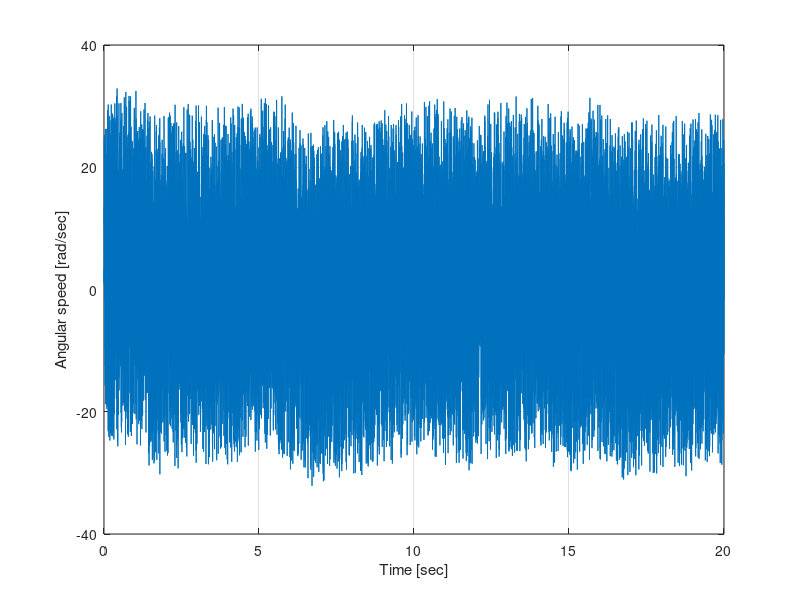
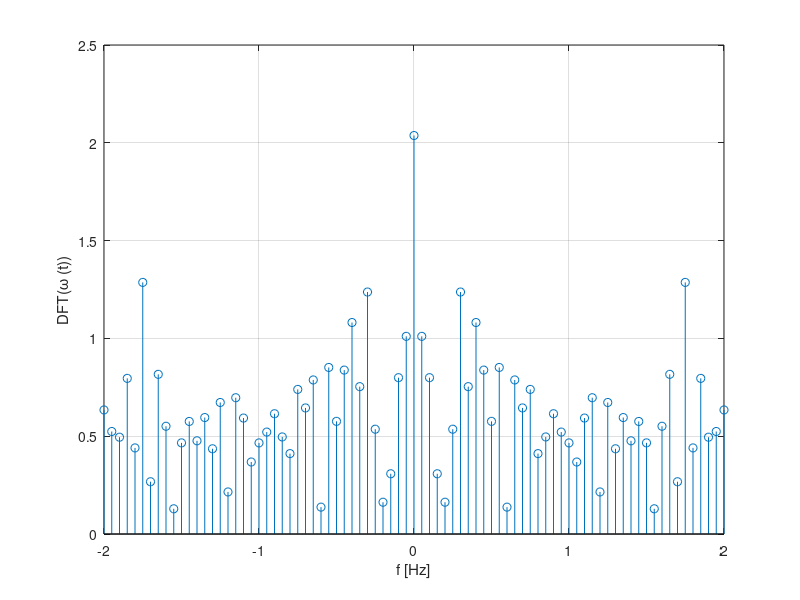

MATLAB code to generate these figures, in order: (Note: this script raises an error after producing the figures.)
%% Initialisation
clc ; clear ; close all;
%% Listing all variable
load('data-proj.mat')
whos 
%% Plot of angular speed
fig=1;
figure(fig)
plot(t,omega)
grid on 
hold on
xlabel('Time [sec]')
ylabel('Angular speed [rad/sec]')
%% Sampling period
Te1=t(5)-t(4);
Te2= 0.05 ;%sampling period 
Fe2=1/Te2 ;%sampling frequency
Tf=t(end); %duration of the signal
N=Tf/Te2 ; %number of samples 
% (N=Duration/sampling period)

%frequency vector
f1=-Fe2*(N/2-1)/N:Fe2/N:0;
f2=Fe2/N:Fe2/N:(N/2)*Fe2/N;
f=[f2,f1];
O= zeros(N,1);
for m=1:N
  for k=1:N
    O(m)=O(m)+omega(k)*exp(-1i*2*pi*m*k/N);
  
  end
end
figure(fig+1);
stem(f,abs(O)/N)
grid on
xlim([-2,2])
xlabel('f [Hz]')
ylabel('DFT(\omega (t))')

% % Identify positive frequencies above a threshold
% threshold_amplitude = 0.2;
% positive_frequencies = f(abs(O) > threshold_amplitude);
% 
% % Deduce maximum frequency
% max_frequency = max(positive_frequencies);
% 
% fprintf('Maximum Frequency: %.2f Hz\n', max_frequency);

%create the new time vector 
t1=0:Te2:t(end)-Te2;
%% filter design
fc1=2;
H1=tf(1,[1/(2*pi*fc1)  1]);
Of=lsim(H1,O,t1);
%% plot of filtered signal
figure(1);
plot(t1,Of,'r')
grid on
legend(' \omega(t) unfiltered','\omega_{f}(t) filtered')

% dc_gain = dcgain(H1);
% fprintf('DC Gain of the Filter: %.4f\n', dc_gain);
% figure(fig+1);
% bode(H1);

